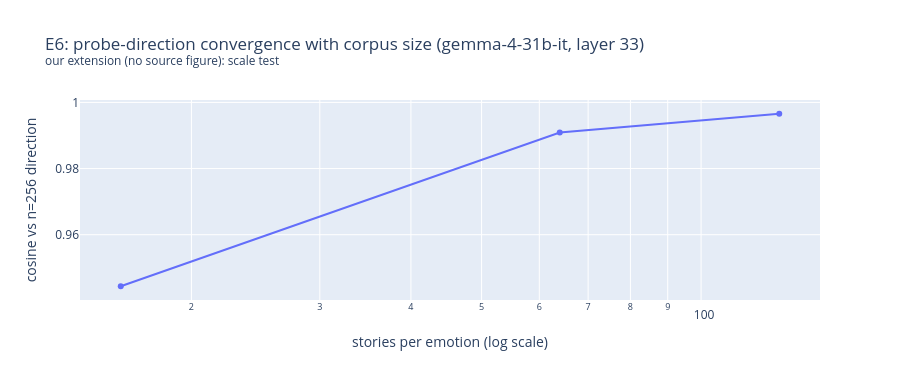

The notebook cell this image was saved under:
### Markdown cell above
## 5. Probe-direction convergence (gemma-4-31b-it only)

*Instruct-only by design: convergence is measured on the `gemma-4-31b-it` scale corpus from section 4; no base-arm equivalent exists.*

### Code cell
# this cell measures probe-direction convergence toward the n=256 reference
LP33 = LAYERS.index(33)
ref = MEANS[-1, :, LP33, :] - MEANS[-1, :, LP33, :].mean(axis=0)
conv = []
for ni, n in enumerate(N_BUCKETS[:-1]):
    cur = MEANS[ni, :, LP33, :] - MEANS[ni, :, LP33, :].mean(axis=0)
    cos = (cur * ref).sum(1) / (np.linalg.norm(cur, axis=1) * np.linalg.norm(ref, axis=1))
    conv.append(float(cos.mean()))
    print(
        f"n={n:3d} vs n=256: mean contrast-direction cosine {cos.mean():.3f} (min {cos.min():.3f})"
    )
fig = go.Figure(go.Scatter(x=N_BUCKETS[:-1], y=conv, mode="lines+markers"))
fig.update_layout(
    title="E6: probe-direction convergence with corpus size (gemma-4-31b-it, layer 33)<br><sup>our extension (no source figure): scale test</sup>",
    xaxis_title="stories per emotion (log scale)",
    xaxis_type="log",
    yaxis_title="cosine vs n=256 direction",
    height=380,
)
fig.show()

### Figure 1 — Plotly figure (JSON) as saved in the notebook; plotly's stock layout.template omitted (floating-point values rounded to 4 significant figures)
{"data": [{"mode": "lines+markers", "type": "scatter", "x": [16, 64, 128], "y": [0.9444, 0.9909, 0.9966]}], "layout": {"height": 380, "title": {"text": "E6: probe-direction convergence with corpus size (gemma-4-31b-it, layer 33)<br><sup>our extension (no source figure): scale test</sup>"}, "xaxis": {"title": {"text": "stories per emotion (log scale)"}, "type": "log"}, "yaxis": {"title": {"text": "cosine vs n=256 direction"}}}}
